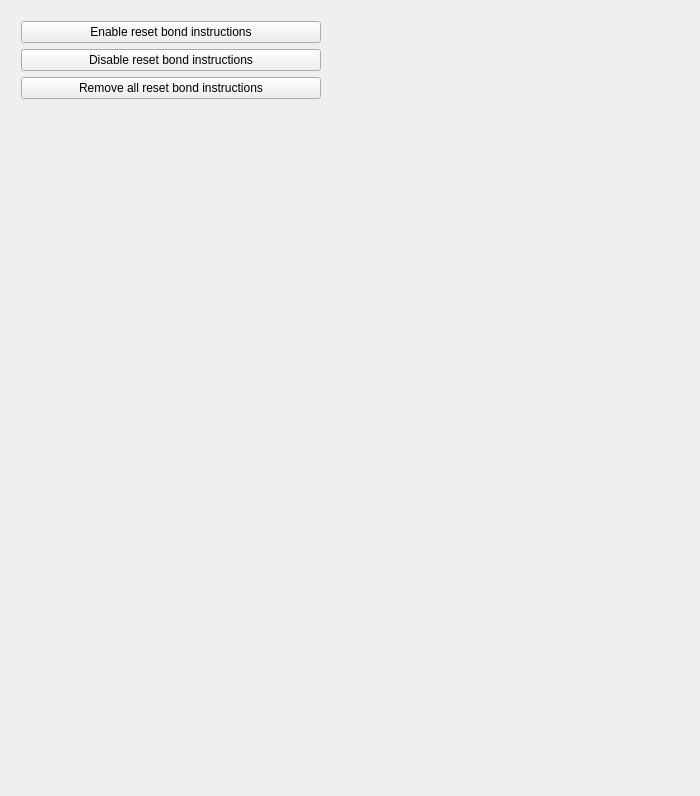
                  <widget class="QWidget" name="page_22">
                   <property name="geometry">
                    <rect>
                     <x>0</x>
                     <y>0</y>
                     <width>700</width>
                     <height>796</height>
                    </rect>
                   </property>
                   <attribute name="label">
                    <string>Edit Bond Constraints</string>
                   </attribute>
                   <layout class="QGridLayout" name="gridLayout_18">
                    <item row="0" column="0">
                     <layout class="QVBoxLayout" name="verticalLayout_23">
                      <property name="leftMargin">
                       <number>10</number>
                      </property>
                      <property name="topMargin">
                       <number>10</number>
                      </property>
                      <property name="rightMargin">
                       <number>10</number>
                      </property>
                      <property name="bottomMargin">
                       <number>10</number>
                      </property>
                      <item>
                       <layout class="QHBoxLayout" name="horizontalLayout_35">
                        <item>
                         <widget class="QPushButton" name="armRBBut">
                          <property name="minimumSize">
                           <size>
                            <width>300</width>
                            <height>0</height>
                           </size>
                          </property>
                          <property name="maximumSize">
                           <size>
                            <width>250</width>
                            <height>16777215</height>
                           </size>
                          </property>
                          <property name="text">
                           <string>Enable reset bond instructions</string>
                          </property>
                         </widget>
                        </item>
                        <item>
                         <widget class="QLabel" name="armRBLab">
                          <property name="text">
                           <string/>
                          </property>
                         </widget>
                        </item>
                       </layout>
                      </item>
                      <item>
                       <layout class="QHBoxLayout" name="horizontalLayout_34">
                        <item>
                         <widget class="QPushButton" name="disarmRBBut">
                          <property name="minimumSize">
                           <size>
                            <width>300</width>
                            <height>0</height>
                           </size>
                          </property>
                          <property name="maximumSize">
                           <size>
                            <width>250</width>
                            <height>16777215</height>
                           </size>
                          </property>
                          <property name="text">
                           <string>Disable reset bond instructions</string>
                          </property>
                         </widget>
                        </item>
                        <item>
                         <widget class="QLabel" name="disarmRBLab">
                          <property name="text">
                           <string/>
                          </property>
                         </widget>
                        </item>
                       </layout>
                      </item>
                      <item>
                       <layout class="QHBoxLayout" name="horizontalLayout_4">
                        <property name="topMargin">
                         <number>0</number>
                        </property>
                        <item>
                         <widget class="QPushButton" name="delResetBondBut">
                          <property name="maximumSize">
                           <size>
                            <width>300</width>
                            <height>16777215</height>
                           </size>
                          </property>
                          <property name="text">
                           <string>Remove all reset bond instructions</string>
                          </property>
                         </widget>
                        </item>
                        <item>
                         <widget class="QLabel" name="delRBLab">
                          <property name="text">
                           <string/>
                          </property>
                         </widget>
                        </item>
                       </layout>
                      </item>
                      <item>
                       <spacer name="verticalSpacer_28">
                        <property name="orientation">
                         <enum>Qt::Vertical</enum>
                        </property>
                        <property name="sizeHint" stdset="0">
                         <size>
                          <width>20</width>
                          <height>40</height>
                         </size>
                        </property>
                       </spacer>
                      </item>
                     </layout>
                    </item>
                   </layout>
                  </widget>
